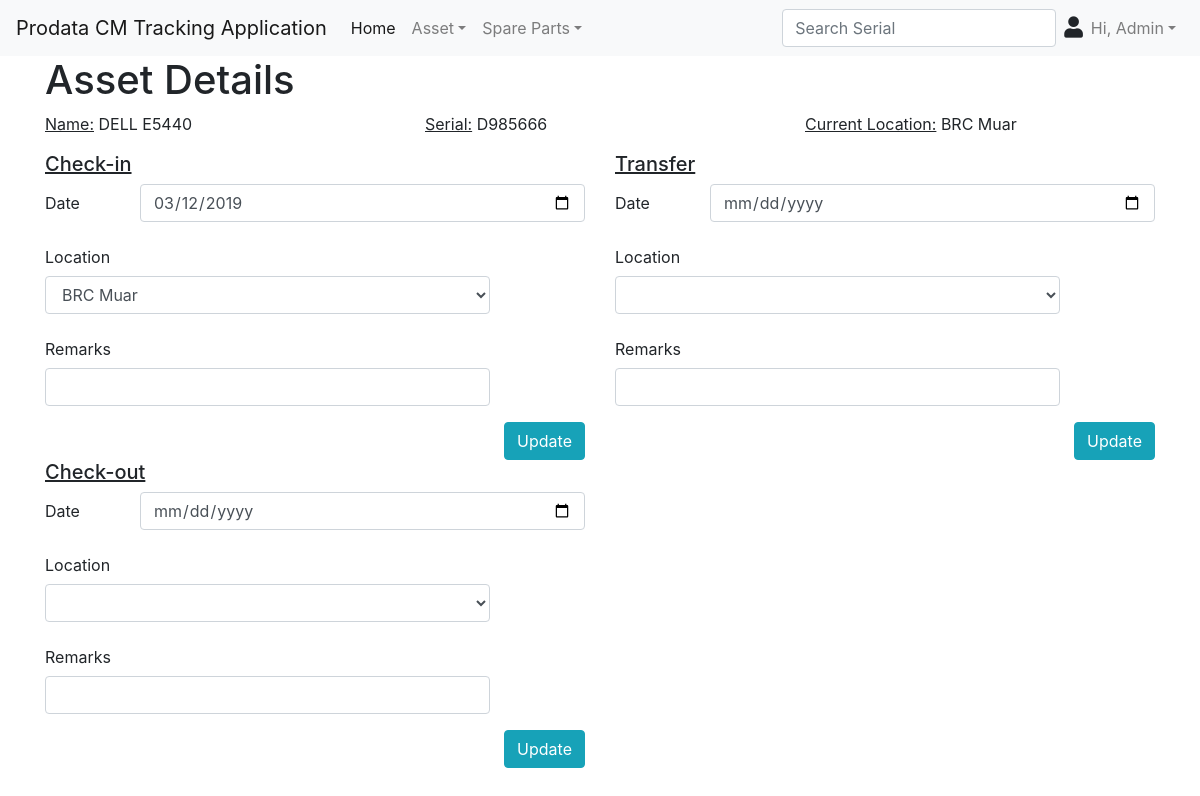
The app's page /assets.php?action=details&asset=2 with its own data.
### tables this page shows
CREATE TABLE IF NOT EXISTS `asset` (
  `assetID` INT NOT NULL AUTO_INCREMENT,
  `brandID` INT NOT NULL,
  `modelID` INT NOT NULL,
  `serialID` INT NOT NULL,
  `locationID` INT NOT NULL,
  `statusID` INT NOT NULL,
  PRIMARY KEY (`assetID`),
  INDEX `fk_asset_brand1_idx` (`brandID` ASC),
  INDEX `fk_asset_model1_idx` (`modelID` ASC),
  INDEX `fk_asset_location1_idx` (`locationID` ASC),
  INDEX `fk_asset_assetStatus1_idx` (`statusID` ASC),
  INDEX `fk_asset_serial1_idx` (`serialID` ASC),
  CONSTRAINT `fk_asset_brand1`
    FOREIGN KEY (`brandID`)
    REFERENCES `brand` (`brandID`)
    ON DELETE NO ACTION
    ON UPDATE NO ACTION,
  CONSTRAINT `fk_asset_model1`
    FOREIGN KEY (`modelID`)
    REFERENCES `model` (`modelID`)
    ON DELETE NO ACTION
    ON UPDATE NO ACTION,
  CONSTRAINT `fk_asset_location1`
    FOREIGN KEY (`locationID`)
    REFERENCES `location` (`locationID`)
    ON DELETE NO ACTION
    ON UPDATE NO ACTION,
  CONSTRAINT `fk_asset_assetStatus1`
    FOREIGN KEY (`statusID`)
    REFERENCES `status` (`statusID`)
    ON DELETE NO ACTION
    ON UPDATE NO ACTION,
  CONSTRAINT `fk_asset_serial1`
    FOREIGN KEY (`serialID`)
    REFERENCES `serial` (`serialID`)
    ON DELETE NO ACTION
    ON UPDATE NO ACTION);

CREATE TABLE IF NOT EXISTS `serial` (
  `serialID` INT NOT NULL AUTO_INCREMENT,
  `serialName` VARCHAR(45) NOT NULL,
  PRIMARY KEY (`serialID`),
  UNIQUE INDEX `serialName_UNIQUE` (`serialName` ASC));

CREATE TABLE IF NOT EXISTS `location` (
  `locationID` INT NOT NULL AUTO_INCREMENT,
  `locationName` VARCHAR(45) NOT NULL,
  `stateID` INT NOT NULL,
  `locationTypeID` INT NOT NULL,
  PRIMARY KEY (`locationID`),
  INDEX `fk_location_state1_idx` (`stateID` ASC),
  INDEX `fk_location_locationType1_idx` (`locationTypeID` ASC),
  CONSTRAINT `fk_location_state1`
    FOREIGN KEY (`stateID`)
    REFERENCES `state` (`stateID`)
    ON DELETE NO ACTION
    ON UPDATE NO ACTION,
  CONSTRAINT `fk_location_locationType1`
    FOREIGN KEY (`locationTypeID`)
    REFERENCES `locationType` (`locationTypeID`)
    ON DELETE NO ACTION
    ON UPDATE NO ACTION);

CREATE TABLE IF NOT EXISTS `assetLog` (
  `assetLogID` INT NOT NULL AUTO_INCREMENT,
  `assetLogDate` DATE NOT NULL,
  `locationID` INT NOT NULL,
  `assetID` INT NOT NULL,
  `txnTypeID` INT NOT NULL,
  `userID` INT NOT NULL,
  PRIMARY KEY (`assetLogID`),
  INDEX `fk_log_location1_idx` (`locationID` ASC),
  INDEX `fk_log_asset1_idx` (`assetID` ASC),
  INDEX `fk_log_txnType1_idx` (`txnTypeID` ASC),
  INDEX `fk_assetLog_user1_idx` (`userID` ASC),
  CONSTRAINT `fk_log_location1`
    FOREIGN KEY (`locationID`)
    REFERENCES `location` (`locationID`)
    ON DELETE NO ACTION
    ON UPDATE NO ACTION,
  CONSTRAINT `fk_log_asset1`
    FOREIGN KEY (`assetID`)
    REFERENCES `asset` (`assetID`)
    ON DELETE NO ACTION
    ON UPDATE NO ACTION,
  CONSTRAINT `fk_log_txnType1`
    FOREIGN KEY (`txnTypeID`)
    REFERENCES `txnType` (`txnTypeID`)
    ON DELETE NO ACTION
    ON UPDATE NO ACTION,
  CONSTRAINT `fk_assetLog_user1`
    FOREIGN KEY (`userID`)
    REFERENCES `user` (`userID`)
    ON DELETE NO ACTION
    ON UPDATE NO ACTION);

### class/class.form.php (the view, shortened to what this page needs)
<?php
class Form {
  public static function getCheckoutLocationIntoSelect($assetID) {
    global $connection;
    if (isset($assetLocationID)) {
      $sql2 = "SELECT `location`.`locationName`, `location`.`locationTypeID`, `location`.`locationID` ";
      $sql2 .= "FROM `location` ";
      $sql2 .= "ORDER BY `location`.`locationName` ASC";
      $sql2 = mysqli_query($connection, $sql2);
      while ($row = mysqli_fetch_assoc($sql2)) {
        $locationName = $row['locationName'];
        echo $locationID = $row['locationID'];
        echo "<option ";
        if ($assetLocationID == $locationID) {
          echo "selected ";
        }
        echo "value='$locationID'>$locationName</option>";
      }
    } else {
      $sql2 = "SELECT `location`.`locationName`, `location`.`locationTypeID`, `location`.`locationID` ";
      $sql2 .= "FROM `location` ";
      $sql2 .= "ORDER BY `location`.`locationName` ASC";
      $sql2 = mysqli_query($connection, $sql2);
      echo "<option></option>";
      while ($row = mysqli_fetch_assoc($sql2)) {
        $locationName = $row['locationName'];
        $locationID = $row['locationID'];
        echo "<option value='$locationID'>$locationName</option>";
      }
    }
  }
  public static function getCheckinLocationIntoSelect($assetID) {
    global $connection;
    $sql1 = "SELECT `assetLog`.`assetID`, `assetLog`.`txnTypeID`, `location`.`locationName`, `location`.`locationID` ";
    $sql1 .= "FROM `assetLog` ";
    $sql1 .= "LEFT JOIN `location` ON `assetLog`.`locationID` = `location`.`locationID` ";
    $sql1 .= "WHERE ((`assetLog`.`assetID` = $assetID) AND (`assetLog`.`txnTypeID` = 1))";
    $sql1 = mysqli_query($connection, $sql1);
    while ($row = mysqli_fetch_assoc($sql1)) {
      $assetLocationID = $row['locationID'];
    }
    if (isset($assetLocationID)) {
      $sql2 = "SELECT `location`.`locationName`, `location`.`locationTypeID`, `location`.`locationID` ";
      $sql2 .= "FROM `location` ";
      $sql2 .= "WHERE (`location`.`locationTypeID` = 2) ";
      $sql2 .= "ORDER BY `location`.`locationName` ASC";
      $sql2 = mysqli_query($connection, $sql2);
      while ($row = mysqli_fetch_assoc($sql2)) {
        $locationName = $row['locationName'];
        $locationID = $row['locationID'];
        echo "<option ";
        if ($assetLocationID == $locationID) {
          echo "selected ";
        }
        echo "value='$locationID'>$locationName</option>";
      }
    }
  }
  public static function getTransferLocationIntoSelect($assetID) {
    global $connection;
    if (isset($assetLocationID)) {
      $sql2 = "SELECT `location`.`locationName`, `location`.`locationTypeID`, `location`.`locationID` ";
      $sql2 .= "FROM `location` ";
      $sql2 .= "WHERE (`location`.`locationTypeID` = 2) ";
      $sql2 .= "ORDER BY `location`.`locationName`";
      $sql2 = mysqli_query($connection, $sql2);
      while ($row = mysqli_fetch_assoc($sql2)) {
        $locationName = $row['locationName'];
        $locationID = $row['locationID'];
        echo "<option ";
        if ($assetLocationID == $locationID) {
          echo "selected ";
        }
        echo "value='$locationID'>$locationName</option>";
      }
    } else {
      $sql2 = "SELECT `location`.`locationName`, `location`.`locationTypeID`, `location`.`locationID` ";
      $sql2 .= "FROM `location` ";
      $sql2 .= "WHERE (`location`.`locationTypeID` = 2) ";
      $sql2 .= "ORDER BY `location`.`locationName`";
      $sql2 = mysqli_query($connection, $sql2);
      echo "<option></option>";
      while ($row = mysqli_fetch_assoc($sql2)) {
        $locationName = $row['locationName'];
        $locationID = $row['locationID'];
        echo "<option value='$locationID'>$locationName</option>";
      }
    }
  }
}
?>

### inc/assets/details.php (shortened to what this page needs)
<?php
  include(CLASS_DIR.'/class.asset.php');
  include(CLASS_DIR.'/class.form.php');
  include(CLASS_DIR.'/class.dal.php');
  if (isset($_GET['asset'])) {
    $assetID = $_GET['asset'];
  }
?>
<h1>Asset Details</h1>
<div class="row mb-3">
  <div class="col-sm">
    <u>Name:</u> <?php Asset::getAssetNameByAssetID($assetID); ?>
  </div>
  <div class="col-sm">
    <u>Serial:</u> <?php Asset::getAssetSerial($assetID); ?>
  </div>
  <div class="col-sm">
    <u>Current Location:</u> <?php Asset::getAssetCurrentLocation($assetID); ?>
  </div>
</div>
<div class="row">
  <div class="col-xl-6 col-sm">
    <h5><u>Check-in</u></h5>
    <form action="" method="post">
      <div class="row form-group">
        <div class="col-xl">
          <label class="col-form-label" for="checkinDate">Date</label>
        </div>
        <div class="col-10">
          <input class="form-control" type="date" name="checkinDate" value="<?php Asset::getCheckinDate($assetID); ?>" id="" <?php if (Asset::isArchived($assetID)) {echo "disabled";} ?>>
        </div>
      </div>
      <div class="row form-group">
        <div class="col">
          <label class="col-form-label" for="checkinLocation">Location</label>
        </div>
        <div class="col-10">
          <select class="form-control" name="checkinLocation" id="" <?php if (Asset::isArchived($assetID)) {echo "disabled";} ?>>
            <?php Form::getCheckinLocationIntoSelect($assetID); ?>
          </select>
        </div>
      </div>
      <div class="row form-group">
        <div class="col">
          <label class="col-form-label" for="checkinRemarks">Remarks</label>
        </div>
        <div class="col-10">
          <input class="form-control" type="text" name="checkinRemarks" value="<?php Asset::getCheckinRemarks($assetID); ?>" id="" <?php if (Asset::isArchived($assetID)) {echo "disabled";} ?>>
        </div>
      </div>
      <div class="float-right">
      <input class="btn btn-info" type="submit" name="checkinUpdate" value="Update">
      </div>
    </form>
  </div>
  <div class="col-xl-6 col-sm">
    <h5><u>Transfer</u></h5>
    <form action="" method="post">
      <div class="row form-group">
        <div class="col-xl">
          <label class="col-form-label" for="transferDate">Date</label>
        </div>
        <div class="col-10">
          <input class="form-control" type="date" name="transferDate" value="<?php Asset::getTransferDate($assetID); ?>" id="" <?php if (Asset::isArchived($assetID)) {echo "disabled";} ?>>
        </div>
      </div>
      <div class="row form-group">
        <div class="col">
          <label class="col-form-label" for="transferLocation">Location</label>
        </div>
        <div class="col-10">
          <select class="form-control" name="transferLocation" id="" <?php if (Asset::isArchived($assetID)) {echo "disabled";} ?>>
            <?php Form::getTransferLocationIntoSelect($assetID); ?>
          </select>
        </div>
      </div>
      <div class="row form-group">
        <div class="col">
          <label class="col-form-label" for="transferRemarks">Remarks</label>
        </div>
        <div class="col-10">
          <input class="form-control" type="text" name="transferRemarks" value="<?php Asset::getTransferRemarks($assetID); ?>" id="" <?php if (Asset::isArchived($assetID)) {echo "disabled";} ?>>
        </div>
      </div>
      <div class="float-right">
      <input class="btn btn-info" type="submit" name="transferUpdate" value="Update">
      </div>
    </form>
  </div>
  </div>
<div class="row">
  <div class="col-xl-6 col-sm">
    <h5><u>Check-out</u></h5>
    <form action="" method="post">
      <div class="row form-group">
        <div class="col-xl">
          <label class="col-form-label" for="checkoutDate">Date</label>
        </div>
        <div class="col-10">
          <input class="form-control" type="date" name="checkoutDate" value="<?php Asset::getCheckoutDate($assetID); ?>" id="" <?php if (Asset::isArchived($assetID)) {echo "disabled";} ?>>
        </div>
      </div>
      <div class="row form-group">
        <div class="col">
          <label class="col-form-label" for="checkoutLocation">Location</label>
        </div>
        <div class="col-10">
          <select class="form-control" name="checkoutLocation" id="" <?php if (Asset::isArchived($assetID)) {echo "disabled";} ?>>
            <?php Form::getCheckoutLocationIntoSelect($assetID); ?>
          </select>
        </div>
      </div>
      <div class="row form-group">
        <div class="col">
          <label class="col-form-label" for="checkoutRemarks">Remarks</label>
        </div>
        <div class="col-10">
          <input class="form-control" type="text" name="checkoutRemarks" value="<?php Asset::getCheckoutRemarks($assetID); ?>" id="" <?php if (Asset::isArchived($assetID)) {echo "disabled";} ?>>
        </div>
      </div>
      <div class="row form-group">
        <div class="col">
        </div>
        <div class="col-2">
          <input class="btn btn-info float-right" type="submit" name="checkoutUpdate" value="Update">
        </div>
      </div>
    </form>
  </div>
  </div>

### class/class.asset.php (shortened to what this page needs)
<?php
class Asset {
  public static function getCheckinDate($assetID) {
    global $connection;
    $sql = "SELECT `assetLog`.`assetLogDate`, `assetLog`.`assetID`, `assetLog`.`txnTypeID` ";
    $sql .= "FROM `assetLog` ";
    $sql .= "WHERE assetLog.assetID = $assetID AND assetLog.txnTypeID = 1";
    $sql = mysqli_query($connection, $sql);
    while ($row = mysqli_fetch_assoc($sql)) {
      $checkinDate = $row['assetLogDate'];
    }
    echo $checkinDate;
  }
  public static function getCheckinRemarks($assetID) {
    global $connection;
    $sql = "SELECT `assetLog`.`assetLogID`, `asset`.`assetID`, `assetLog`.`txnTypeID`, `remarks`.`remarksContent` ";
    $sql .= "FROM `assetLog` ";
    $sql .= "LEFT JOIN `asset` ON `assetLog`.`assetID` = `asset`.`assetID` ";
    $sql .= "LEFT JOIN `assetLog_has_remarks` ON `assetLog_has_remarks`.`assetLogID` = `assetLog`.`assetLogID` ";
    $sql .= "LEFT JOIN `remarks` ON `assetLog_has_remarks`.`remarksID` = `remarks`.`remarksID` ";
    $sql .= "WHERE (`assetLog`.`txnTypeID` = 1) ";
    $sql .= "AND   (`asset`.`assetID` = $assetID)";
    $sql = mysqli_query($connection, $sql);
    while ($row = mysqli_fetch_assoc($sql)) {
      $checkinRemarks = $row['remarksContent'];
    }
    if (empty($checkinRemarks)) {
      $checkinRemarks = '';
    }
    echo $checkinRemarks;
  }
  public static function getTransferDate($assetID) {
    if (empty($transferDate)) {
      $transferDate = '';
    }
    echo $transferDate;
  }
  public static function getTransferRemarks($assetID) {
    if (empty($transferRemarks)) {
      $transferRemarks = '';
    }
    echo $transferRemarks;
  }
  public static function getCheckoutDate($assetID) {
    if (empty($checkoutDate)) {
      $checkoutDate = '';
    }
    echo $checkoutDate;
  }
  public static function getCheckoutRemarks($assetID) {
    if (empty($checkoutRemarks)) {
      $checkoutRemarks = '';
    }
    echo $checkoutRemarks;
  }
  public static function getAssetNameByAssetID($assetID) {
    global $connection;
    $sql = "SELECT DISTINCT `brand`.`brandName`, `model`.`modelName` ";
    $sql .= "FROM `brand` ";
    $sql .= "LEFT JOIN `asset` ON `asset`.`brandID` = `brand`.`brandID` ";
    $sql .= "LEFT JOIN `model` ON `asset`.`modelID` = `model`.`modelID` ";
    $sql .= "WHERE `asset`.`assetID` = {$assetID}";
    $sql = mysqli_query($connection, $sql);
    while ($row = mysqli_fetch_assoc($sql)) {
      $brandName = $row['brandName'];
      $modelName = $row['modelName'];
      $assetName = $brandName.'&nbsp'.$modelName;
    }
    echo $assetName;
  }
  public static function getAssetSerial($assetID) {
    global $connection;
    $sql = "SELECT `asset`.`assetID`, `serial`.`serialName` ";
    $sql .= "FROM `asset` ";
    $sql .= "LEFT JOIN `serial` ON `asset`.`serialID` = `serial`.`serialID` ";
    $sql .= "WHERE `asset`.`assetID` = {$assetID}";
    $sql = mysqli_query($connection, $sql);
    while ($row = mysqli_fetch_assoc($sql)) {
      $assetSerial = $row['serialName'];
    }
    echo $assetSerial;
  }
  public static function getAssetCurrentLocation($assetID) {
    global $connection;
    $sql = "SELECT `asset`.`assetID`, `location`.`locationName` ";
    $sql .= "FROM `asset` ";
    $sql .= "LEFT JOIN `location` ON `asset`.`locationID` = `location`.`locationID` ";
    $sql .= "WHERE (`asset`.`assetID` = $assetID)";
    $sql = mysqli_query($connection, $sql);
    while ($row = mysqli_fetch_assoc($sql)) {
      $currentLocation = $row['locationName'];
    }
    echo $currentLocation;
  }
  public static function isArchived($assetID) {
    global $connection;
    $sql = "SELECT `asset`.`assetID`, `status`.`statusName` ";
    $sql .= "FROM `asset` ";
    $sql .= "LEFT JOIN `status` ON `asset`.`statusID` = `status`.`statusID` ";
    $sql .= "WHERE (`asset`.`assetID` = {$assetID})";
    $sql = mysqli_query($connection, $sql);
    while ($row = mysqli_fetch_assoc($sql)) {
      $assetStatus = $row['statusName'];
    }
    if ($assetStatus == 'Archived') {
      return true;
    } else {
      return false;
    }
  }
}
?>

### records on screen
asset: serialID.serialName "D985666", locationID.locationName "BRC Muar"
assetlog: checkinDate "03/12/2019"

### other values on screen
$assetName "DELL E5440"
form field checkinLocation "BRC Muar"
